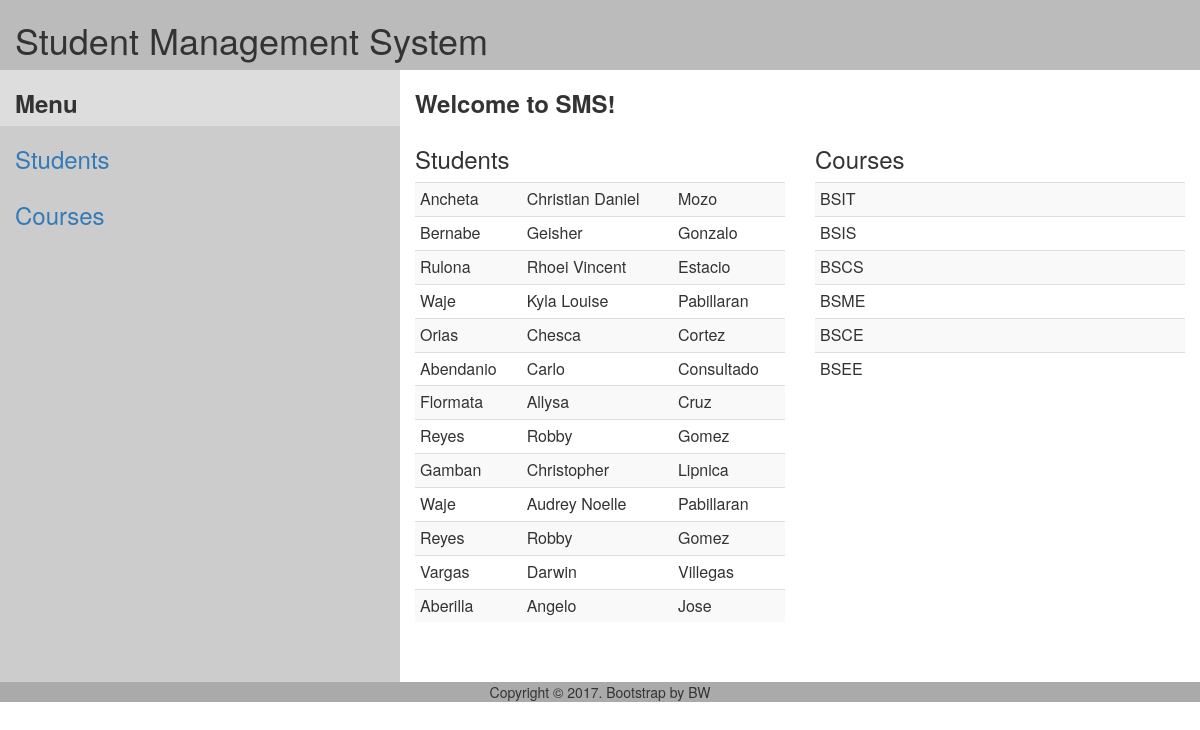
Page /index.php/boots on the committed database.
### tables this page shows
CREATE TABLE `students` (
  `idno` varchar(10) NOT NULL,
  `lname` varchar(50) NOT NULL,
  `fname` varchar(50) NOT NULL,
  `mname` varchar(50) NOT NULL,
  `course` varchar(50) NOT NULL,
  `sex` varchar(6) NOT NULL
);

### application/controllers/boots.php (called while the page is built, shortened)
<?php
class boots extends CI_Controller {
	public function __construct() {
		$this->load->model('students_model','students');
		$this->load->model('viewcrs_model','courses');
	}
	public function index(){
		$header_data['title']="SMS";
		$students = array();
		$rs = $this->students->read();
		foreach($rs as $r){
			$info = array(
						'lastname' => $r['lname'],
						'firstname' => $r['fname'],
						'middlename' => $r['mname'],
						'course' => $r['course']
						);
			$students[] = $info;
		}
		$data['students'] = $students;
		$courses = array();
		$rs = $this->courses->read();
		foreach($rs as $r){
			$info = array(
						'cname' => $r['cname']
						);
			$courses[] = $info;
		}
		$data['courses'] = $courses;
		$this->load->view('include/h',$header_data);
		$this->load->view('students/contents',$data);
		$this->load->view('include/f');
	}
}
?>

### index.php (called while the page is built, shortened)
<?php
require_once BASEPATH.'core/CodeIgniter.php';

### application/models/students_model.php (called while the page is built)
<?php
class students_model extends CI_Model {
	private $table = "students";
	public function read() {
		$this->db->select('*');
		$this->db->from($this->table);
		$query=$this->db->get();
		return $query->result_array();
	}
}
?>

### application/models/viewcrs_model.php (called while the page is built, shortened)
<?php
class viewcrs_model extends CI_Model {
	private $table = "courses";
	public function read() {
		$this->db->select('*');
		$this->db->from($this->table);
		$query=$this->db->get();
		return $query->result_array();
	}
}
?>

### application/views/students/contents.php (the view)
<div class="container-fluid">
	<div class="row">
		<div class="col-md-12 header">
			<h1> Student Management System </h1>
		</div>
	</div>
	<div class="row">
		<div class="col-md-4 col-xs-4 col-sm-4 up">
			<h3><b> Menu </b></h3>
		</div>
		<div class="col-md-8 ">
			<h3><b> Welcome to SMS! </b></h3>
		</div>
	</div>
	<div class="row">
		<div class="col-sm-4 dash" >
			<h3><a href=""> Students </a></h3>
		</div>
		<div class="col-sm-4 " >
			<h3>Students </h3>
		</div>
		<div class="col-sm-4 " >
			<h3>Courses </h3>
		</div>
	</div>
	<div class="row">
		<div class="col-sm-4 contents dash" >
			<h3><a href="boots/viewcourses"> Courses </a></h3>
		</div>
		<div class="col-sm-4 contents">
			<table class="table table-striped table-hover table-condensed table-responsive">
				<tbody>
				<?php
				foreach($students as $s){
					echo '	<tr>
								<td>'.$s['lastname'].'</td>
								<td>'.$s['firstname'].'</td>
								<td>'.$s['middlename'].'</td>
							</tr>
							';
				}
				?>
				</tbody>
			</table>
		</div>
		<div class="col-sm-4 contents">
			<table class="table table-striped table-hover table-condensed table-responsive">
				<tbody>
				<?php
				foreach($courses as $s){
					echo '	<tr>
								<td>'.$s['cname'].'</td>
							</tr>
							';
				}
				?>
				</tbody>
			</table>
		</div>
	</div>
	<div class="row">
		<div class="col-md-12 text-center footer">
			Copyright &copy; 2017. Bootstrap by BW
		</div>
	</div>
</div>

### application/views/include/h.php (shortened to what this page needs)
<html>
<head>
	<link href="<?php echo base_url('bootstrap/css/bootstrap.css'); ?>" rel="stylesheet" type="text/css" />
	<link href="<?php echo base_url('bootstrap/css/bootstrap-theme.css'); ?>" rel="stylesheet" type="text/css" />
	<link href="<?php echo base_url('assets/css/myb.css'); ?>" rel="stylesheet" type="text/css" />
</head>
<body>

### assets/css/myb.css (style rules this page uses)
.header { background-color: #bbb; }
.footer { background-color: #aaa; height }
.dash { background-color: #ccc; }
.up { background-color: #ddd; }
.contents { height: 500px; }

### rows in the picture
students: lname "Ancheta", fname "Christian Daniel", mname "Mozo"
students: lname "Bernabe", fname "Geisher", mname "Gonzalo"
students: lname "Rulona", fname "Rhoei Vincent", mname "Estacio"
students: lname "Waje", fname "Kyla Louise", mname "Pabillaran"
students: lname "Orias", fname "Chesca", mname "Cortez"
students: lname "Abendanio", fname "Carlo", mname "Consultado"
students: lname "Flormata", fname "Allysa", mname "Cruz"
students: lname "Gamban", fname "Christopher", mname "Lipnica"
students: lname "Waje", fname "Audrey Noelle", mname "Pabillaran"
students: lname "Vargas", fname "Darwin", mname "Villegas"
students: lname "Aberilla", fname "Angelo", mname "Jose"

### other values in the picture
$s['lastname'] "Reyes"
$s['firstname'] "Robby"
$s['middlename'] "Gomez"
$s['cname'] "BSIT"
$s['cname'] "BSIS"
$s['cname'] "BSCS"
$s['cname'] "BSME"
$s['cname'] "BSCE"
$s['cname'] "BSEE"
